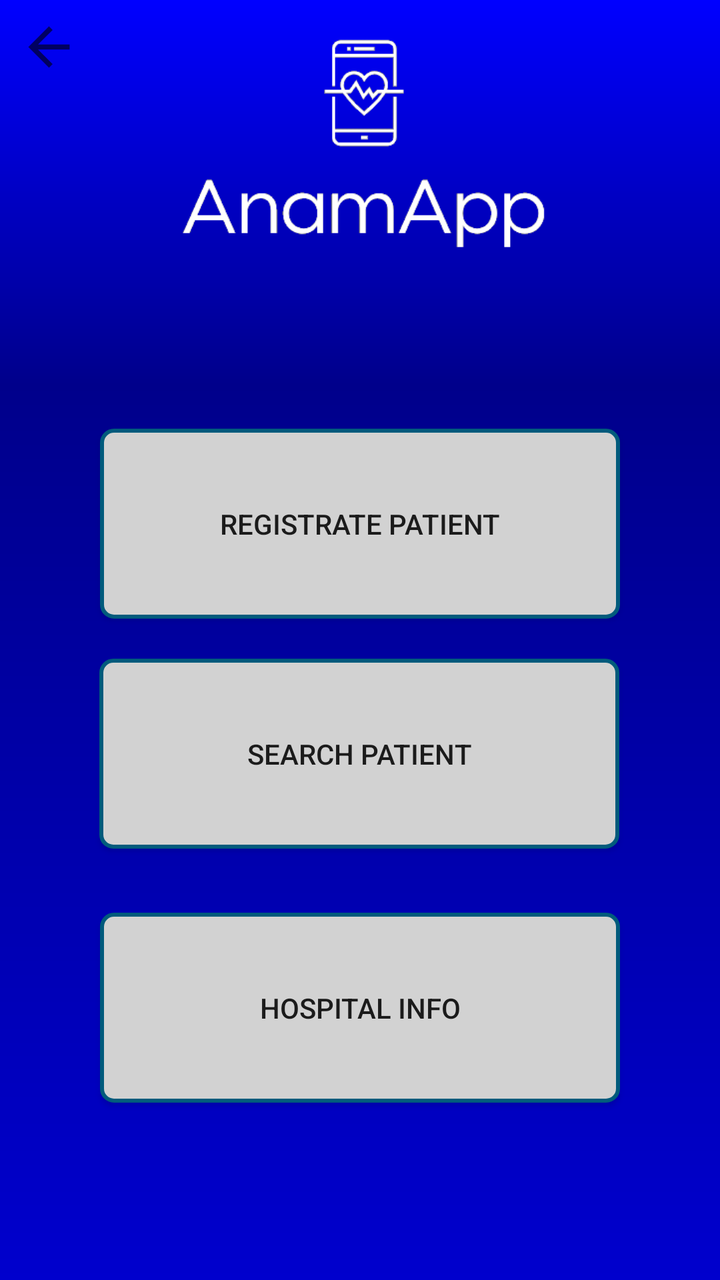
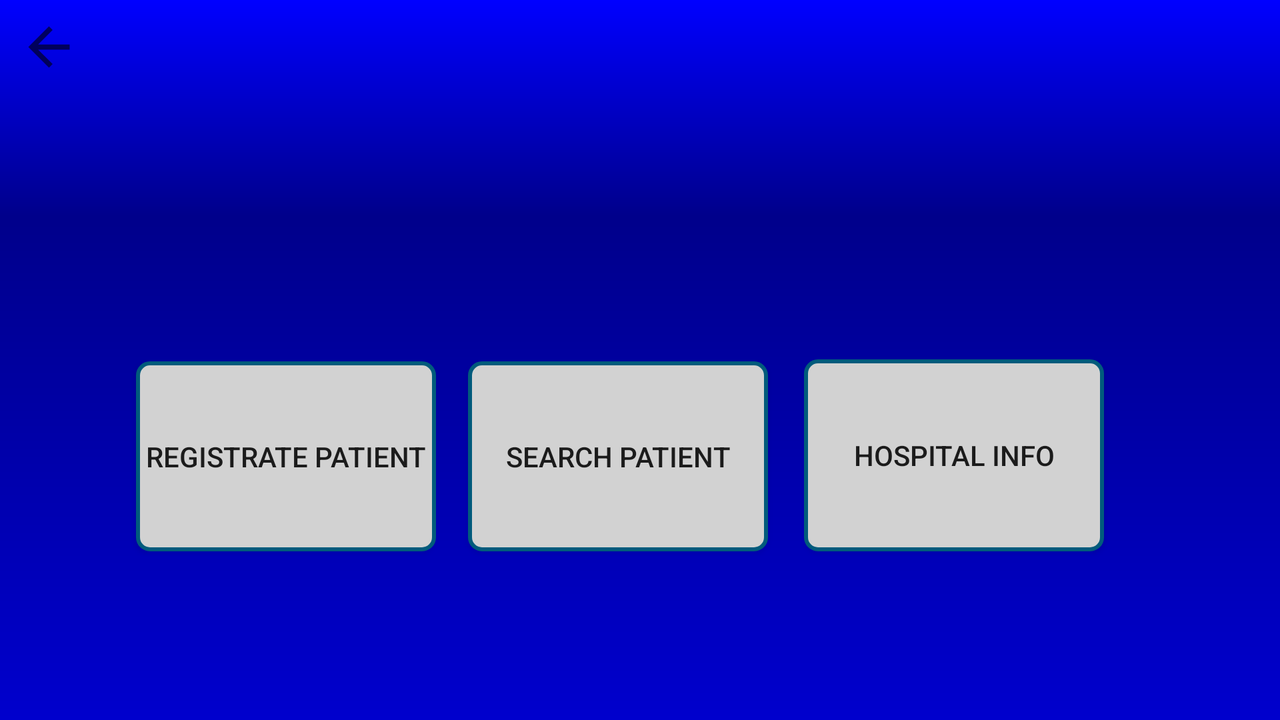

Compare how this app lays out the same screen by default and in its alternative resource folder. The renders come first, then the two layout files and the values they reference.
<!-- AndroidManifest.xml: application theme Theme.AppCompat.Light.NoActionBar -->
<!-- res/layout/activity_menu.xml -->
<?xml version="1.0" encoding="utf-8"?>
<android.support.constraint.ConstraintLayout xmlns:android="http://schemas.android.com/apk/res/android" xmlns:app="http://schemas.android.com/apk/res-auto" xmlns:tools="http://schemas.android.com/tools" android:layout_width="match_parent" android:layout_height="match_parent" android:background="@drawable/gradient_background">

    <ImageView
        android:id="@+id/imageView"
        android:layout_width="0dp"
        android:layout_height="0dp"
        android:layout_marginTop="8dp"
        app:layout_constraintDimensionRatio="2:1"
        app:layout_constraintEnd_toEndOf="@+id/btnRegPaciente"
        app:layout_constraintStart_toStartOf="@+id/btnRegPaciente"
        app:layout_constraintTop_toTopOf="parent"
        app:srcCompat="@mipmap/logo" />

    <Button android:id="@+id/btnRegPaciente" android:layout_width="260dp" android:layout_height="95dp"
            android:text="@string/main_menu_button_registrate_patient" app:layout_constraintEnd_toEndOf="parent"
            android:background="@drawable/round_btn"
            app:layout_constraintStart_toStartOf="parent" android:layout_marginTop="8dp"
            app:layout_constraintTop_toBottomOf="@+id/imageView" android:layout_marginBottom="8dp"
            app:layout_constraintBottom_toBottomOf="parent" app:layout_constraintVertical_bias="0.175"/>

    <Button android:id="@+id/btnInfo" android:layout_width="260dp" android:layout_height="95dp"
            android:text="@string/profile" app:layout_constraintEnd_toEndOf="parent"
            android:background="@drawable/round_btn"
            app:layout_constraintStart_toStartOf="parent"
            android:layout_marginTop="32dp" app:layout_constraintTop_toBottomOf="@+id/btnBuscarPaciente"/>

    <Button android:id="@+id/btnBuscarPaciente" android:layout_width="260dp" android:layout_height="95dp"
            android:text="@string/main_menu_button_search_patient" app:layout_constraintEnd_toEndOf="parent"
            android:background="@drawable/round_btn"
            app:layout_constraintStart_toStartOf="parent" android:layout_marginTop="20dp"
            app:layout_constraintTop_toBottomOf="@+id/btnRegPaciente"
            android:layout_marginEnd="1dp"/>
    <ImageView android:layout_width="33dp" android:layout_height="31dp" app:srcCompat="?attr/actionModeCloseDrawable" android:id="@+id/menu_image_view_back" android:layout_marginTop="8dp" app:layout_constraintTop_toTopOf="parent" app:layout_constraintStart_toStartOf="parent" android:layout_marginStart="8dp" app:layout_constraintEnd_toEndOf="parent" android:layout_marginEnd="8dp" android:layout_marginBottom="8dp" app:layout_constraintBottom_toBottomOf="parent" app:layout_constraintHorizontal_bias="0.0" app:layout_constraintVertical_bias="0.0"/>

</android.support.constraint.ConstraintLayout>
<!-- resources referenced by this layout -->
<resources>
  <!-- drawable gradient_background (drawable) -->
  <?xml version="1.0" encoding="utf-8"?>
  <shape xmlns:android="http://schemas.android.com/apk/res/android"
  android:shape="rectangle">
  
      <gradient
          android:startColor = "#0000FF"
          android:endColor="#0000CD"
          android:centerColor="#00008B"
          android:angle="270"
          android:centerX="0.3"
          android:centerY="0.6"
          android:type="linear"
      />
  
  </shape>
  <!-- drawable round_btn (drawable) -->
  <?xml version="1.0" encoding="utf-8"?>
  <shape xmlns:android="http://schemas.android.com/apk/res/android"
         android:padding="10dp"
         android:shape="rectangle">
      <solid android:color="@color/colorDarkGray" />
      <stroke android:color="@color/colorPrimaryDark" android:width="2dp" />
      <corners
              android:bottomLeftRadius="6dp"
              android:bottomRightRadius="6dp"
              android:topLeftRadius="6dp"
              android:topRightRadius="6dp" />
  </shape>
  <!-- mipmap logo: png bitmap (mipmap-xxxhdpi, 6155 bytes) -->
  <string name="main_menu_button_registrate_patient">Registrate Patient</string>
  <string name="main_menu_button_search_patient">Search Patient</string>
  <string name="profile">Hospital Info</string>
  <color name="colorDarkGray">#d2d2d2</color>
  <color name="colorPrimaryDark">#015b7c</color>
</resources>
<!-- res/layout-land/activity_menu.xml (the repository's variant of the layout above) -->
<!-- drawn on the phone turned sideways -->
<?xml version="1.0" encoding="utf-8"?>
<android.support.constraint.ConstraintLayout xmlns:android="http://schemas.android.com/apk/res/android"
                                             xmlns:app="http://schemas.android.com/apk/res-auto" xmlns:tools="http://schemas.android.com/tools"
                                             android:layout_width="match_parent"
                                             android:layout_height="match_parent"
                                             android:background="@drawable/gradient_background">

    <ImageView
            android:layout_width="match_parent"
            android:layout_height="0dp"
            app:layout_constraintDimensionRatio="6:1"
            app:srcCompat="@drawable/logo"
            android:id="@+id/imageView"
            app:layout_constraintTop_toTopOf="parent"
            android:layout_marginTop="8dp"/>

    <Button
            android:id="@+id/btnRegPaciente"
            android:layout_width="150dp"
            android:layout_height="95dp"
            android:text="@string/main_menu_button_registrate_patient"
            android:background="@drawable/round_btn"
            android:layout_marginBottom="8dp" app:layout_constraintBottom_toBottomOf="parent"
            android:layout_marginTop="8dp" app:layout_constraintTop_toBottomOf="@+id/imageView"
            app:layout_constraintVertical_bias="0.431" app:layout_constraintStart_toStartOf="parent"
            android:layout_marginStart="68dp"/>

    <Button
            android:id="@+id/btnInfo"
            android:layout_width="150dp"
            android:layout_height="96dp"
            android:text="@string/profile"
            app:layout_constraintStart_toEndOf="@+id/btnRegPaciente"
            android:background="@drawable/round_btn"
            android:layout_marginStart="184dp"
            app:layout_constraintTop_toTopOf="@+id/btnBuscarPaciente" android:layout_marginTop="8dp"
            app:layout_constraintBottom_toBottomOf="@+id/btnBuscarPaciente" app:layout_constraintVertical_bias="1.0"/>

    <Button
            android:id="@+id/btnBuscarPaciente"
            android:layout_width="150dp"
            android:layout_height="95dp"
            android:text="@string/main_menu_button_search_patient"
            app:layout_constraintBottom_toBottomOf="@+id/btnRegPaciente"
            android:background="@drawable/round_btn"
            app:layout_constraintTop_toTopOf="@+id/btnRegPaciente"
            app:layout_constraintVertical_bias="0.0"
            app:layout_constraintStart_toEndOf="@+id/btnRegPaciente"
            android:layout_marginStart="16dp"/>
    <ImageView
            android:layout_width="33dp"
            android:layout_height="31dp" app:srcCompat="?attr/actionModeCloseDrawable"
            android:id="@+id/menu_image_view_back" android:layout_marginTop="8dp"
            app:layout_constraintTop_toTopOf="parent" app:layout_constraintStart_toStartOf="parent"
            android:layout_marginStart="8dp" app:layout_constraintEnd_toEndOf="parent" android:layout_marginEnd="8dp"
            android:layout_marginBottom="8dp" app:layout_constraintBottom_toBottomOf="parent"
            app:layout_constraintHorizontal_bias="0.0" app:layout_constraintVertical_bias="0.0"/>
    <ImageView
            android:layout_width="33dp"
            android:layout_height="31dp" app:srcCompat="@mipmap/logout"
            android:id="@+id/logOut"
            android:layout_marginTop="8dp"
            app:layout_constraintTop_toTopOf="parent" android:layout_marginStart="8dp"
            app:layout_constraintEnd_toEndOf="parent"
            android:layout_marginEnd="8dp" android:layout_marginBottom="8dp"
            app:layout_constraintBottom_toBottomOf="parent" app:layout_constraintStart_toStartOf="parent"
            app:layout_constraintHorizontal_bias="0.976" app:layout_constraintVertical_bias="0.0"/>

</android.support.constraint.ConstraintLayout>
<!-- resources referenced by the variant -->
<!-- as the phone turned sideways resolves them -->
<resources>
  <!-- drawable gradient_background (drawable) -->
  <?xml version="1.0" encoding="utf-8"?>
  <shape xmlns:android="http://schemas.android.com/apk/res/android"
  android:shape="rectangle">
  
      <gradient
          android:startColor = "#0000FF"
          android:endColor="#0000CD"
          android:centerColor="#00008B"
          android:angle="270"
          android:centerX="0.3"
          android:centerY="0.6"
          android:type="linear"
      />
  
  </shape>
  <!-- drawable logo: png bitmap (mipmap-xxxhdpi, 6155 bytes) -->
  <!-- drawable round_btn (drawable) -->
  <?xml version="1.0" encoding="utf-8"?>
  <shape xmlns:android="http://schemas.android.com/apk/res/android"
         android:padding="10dp"
         android:shape="rectangle">
      <solid android:color="@color/colorDarkGray" />
      <stroke android:color="@color/colorPrimaryDark" android:width="2dp" />
      <corners
              android:bottomLeftRadius="6dp"
              android:bottomRightRadius="6dp"
              android:topLeftRadius="6dp"
              android:topRightRadius="6dp" />
  </shape>
  <string name="main_menu_button_registrate_patient">Registrate Patient</string>
  <string name="main_menu_button_search_patient">Search Patient</string>
  <string name="profile">Hospital Info</string>
  <color name="colorDarkGray">#d2d2d2</color>
  <color name="colorPrimaryDark">#015b7c</color>
</resources>
